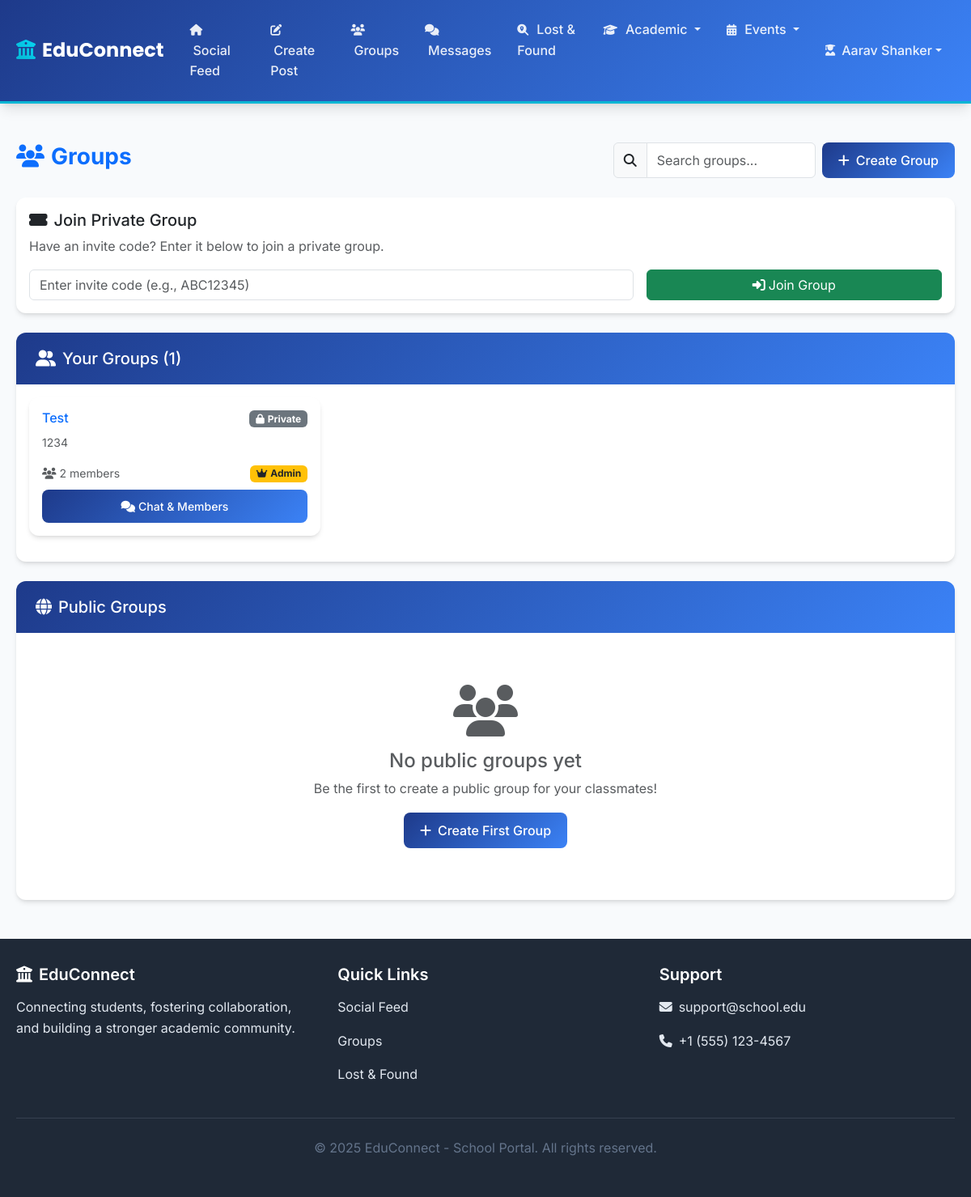
/groups (signed in), run on the app's committed database.
### models.py (models this page shows, shortened)
class Group(db.Model):
    id = db.Column(db.Integer, primary_key=True)
    name = db.Column(db.String(100), nullable=False)
    description = db.Column(db.Text, default='')
    is_private = db.Column(db.Boolean, default=False, nullable=False)
    invite_code = db.Column(db.String(20), unique=True, nullable=True)
    date_created = db.Column(db.DateTime, default=get_ist_now)
    admin_id = db.Column(db.Integer, db.ForeignKey('user.id'), nullable=False)
    memberships = db.relationship('GroupMembership', backref='group', lazy='select', cascade='all, delete-orphan')
    def get_member_count(self):
        return GroupMembership.query.filter_by(group_id=self.id).count()

### routes.py (the view)
@app.route('/groups')
def groups():
    if 'user_id' not in session:
        flash('Please log in to view groups.', 'error')
        return redirect(url_for('login'))
    current_user = User.query.get(session['user_id'])
    if current_user.is_parent:
        flash('Parents cannot access groups. This is a monitoring-only account.', 'warning')
        return redirect(url_for('parent_dashboard'))
    if current_user.is_limited_currently():
        flash('You cannot access groups while your account is limited.', 'warning')
        return redirect(url_for('profile'))
    page = request.args.get('page', 1, type=int)
    per_page = 15  # Show 15 groups per page
    if current_user.is_admin:
        groups_query = Group.query
    else:
        groups_query = Group.query.filter_by(is_private=False)
    public_groups_pagination = groups_query\
        .options(joinedload(Group.admin))\
        .order_by(Group.date_created.desc())\
        .paginate(page=page, per_page=per_page, error_out=False)
    user_groups = current_user.get_groups()
    unread_count = current_user.unread_message_count
    return render_template('groups.html',
                         public_groups=public_groups_pagination.items,
                         pagination=public_groups_pagination,
                         user_groups=user_groups,
                         current_user=current_user,
                         unread_messages=unread_count)

### models.py (called while the page is built, shortened)
    def get_groups(self):
        from sqlalchemy.orm import joinedload
        memberships = GroupMembership.query.filter_by(user_id=self.id).options(joinedload(GroupMembership.group)).all()
        return [membership.group for membership in memberships]

    @property
    def unread_message_count(self):
        return DirectMessage.query.filter_by(receiver_id=self.id, is_read=False).count()

    def is_limited_currently(self):
        if not self.is_limited:
            return False

### routes.py (called while the page is built)
@app.context_processor
def utility_processor():
    def get_user_by_id(user_id):
        if user_id:
            return User.query.get(user_id)
        return None
    def is_logged_in():
        return 'user_id' in session
    def can_access_social_features():
        if 'user_id' not in session:
            return False
        user = User.query.get(session['user_id'])
        return user and not user.is_limited_currently()
    return dict(get_user_by_id=get_user_by_id, is_logged_in=is_logged_in, can_access_social_features=can_access_social_features, datetime=get_ist_now, get_ist_now=get_ist_now)

### templates/groups.html (shortened to what this page needs)
{% extends "base.html" %}
{% block content %}
<div class="row">
    <div class="col-12">
        <div class="d-flex justify-content-between align-items-center mb-4">
            <h1 class="h3 fw-bold text-primary">
                <i class="fas fa-users me-2"></i>Groups
            </h1>
            <div class="d-flex gap-2">
                <div class="input-group" style="width: 250px;">
                    <span class="input-group-text"><i class="fas fa-search"></i></span>
                    <input type="text" class="form-control" id="groupSearch" placeholder="Search groups...">
                </div>
                <a href="{{ url_for('create_group') }}" class="btn btn-primary">
                    <i class="fas fa-plus me-2"></i>Create Group
                </a>
            </div>
        </div>
        <div class="card mb-4">
            <div class="card-body">
                <h5 class="card-title">
                    <i class="fas fa-ticket-alt me-2"></i>Join Private Group
                </h5>
                <p class="text-muted mb-3">Have an invite code? Enter it below to join a private group.</p>
                <form method="POST" action="{{ url_for('join_group') }}" class="row g-3">
                    <div class="col-md-8">
                        <input type="text" class="form-control" name="invite_code" placeholder="Enter invite code (e.g., ABC12345)" required>
                    </div>
                    <div class="col-md-4">
                        <button type="submit" class="btn btn-success w-100">
                            <i class="fas fa-sign-in-alt me-1"></i>Join Group
                        </button>
                    </div>
                </form>
            </div>
        </div>
        {% if user_groups %}
        <div class="card mb-4">
            <div class="card-header">
                <h5 class="mb-0">
                    <i class="fas fa-user-friends me-2"></i>Your Groups ({{ user_groups|length }})
                </h5>
            </div>
            <div class="card-body">
                <div class="row">
                    {% for group in user_groups %}
                    <div class="col-md-6 col-lg-4 mb-3">
                        <div class="card h-100">
                            <div class="card-body">
                                <div class="d-flex align-items-start justify-content-between mb-2">
                                    <h6 class="card-title mb-0">
                                        <a href="{{ url_for('view_group', group_id=group.id) }}" class="text-decoration-none">
                                            {{ group.name }}
                                        </a>
                                    </h6>
                                    {% if group.is_private %}
                                        <span class="badge bg-secondary">
                                            <i class="fas fa-lock me-1"></i>Private
                                        </span>
                                    {% else %}
                                        <span class="badge bg-success">
                                            <i class="fas fa-globe me-1"></i>Public
                                        </span>
                                    {% endif %}
                                </div>
                                {% if group.description %}
                                    <p class="card-text text-muted small">{{ group.description[:80] }}{% if group.description|length > 80 %}...{% endif %}</p>
                                {% endif %}
                                <div class="d-flex justify-content-between align-items-center mb-2">
                                    <small class="text-muted">
                                        <i class="fas fa-users me-1"></i>{{ group.get_member_count() }} members
                                    </small>
                                    {% if group.admin_id == current_user.id %}
                                        <span class="badge bg-warning text-dark">
                                            <i class="fas fa-crown me-1"></i>Admin
                                        </span>
                                    {% endif %}
                                </div>
                                <div class="d-flex gap-1">
                                    <a href="{{ url_for('view_group', group_id=group.id) }}" class="btn btn-primary btn-sm flex-grow-1">
                                        <i class="fas fa-comments me-1"></i>Chat & Members
                                    </a>
                                </div>
                            </div>
                        </div>
                    </div>
                    {% endfor %}
                </div>
            </div>
        </div>
        {% endif %}
        <div class="card">
            <div class="card-header">
                <h5 class="mb-0">
                    {% if current_user.is_admin %}
                        <i class="fas fa-cogs me-2"></i>All Groups (Admin View)
                    {% else %}
                        <i class="fas fa-globe me-2"></i>Public Groups
                    {% endif %}
                </h5>
            </div>
            <div class="card-body">
                {% if public_groups %}
                    <div class="row">
                        {% for group in public_groups %}
                        <div class="col-md-6 col-lg-4 mb-3">
                            <div class="card h-100">
                                <div class="card-body">
                                    <div class="d-flex align-items-start justify-content-between mb-2">
                                        <h6 class="card-title mb-0">
                                            <a href="{{ url_for('view_group', group_id=group.id) }}" class="text-decoration-none">
                                                {{ group.name }}
                                            </a>
                                        </h6>
                                        {% if group.is_private %}
                                            <span class="badge bg-secondary">
                                                <i class="fas fa-lock me-1"></i>Private
                                            </span>
                                        {% else %}
                                            <span class="badge bg-success">
                                                <i class="fas fa-globe me-1"></i>Public
                                            </span>
                                        {% endif %}
                                    </div>
                                    {% if group.description %}
                                        <p class="card-text text-muted small">{{ group.description[:80] }}{% if group.description|length > 80 %}...{% endif %}</p>
                                    {% endif %}
                                    <div class="d-flex justify-content-between align-items-center mb-2">
                                        <small class="text-muted">
                                            <i class="fas fa-users me-1"></i>{{ group.get_member_count() }} members
                                        </small>
                                        <small class="text-muted">
                                            Created {{ group.date_created.strftime('%b %d, %Y') }}
                                        </small>
                                    </div>
                                    {% if not group.is_member(current_user) %}
                                        <div class="d-flex gap-1 mt-2">
                                            {% if not group.is_private %}
                                            <form method="POST" action="{{ url_for('join_group') }}" class="flex-grow-1">
                                                <input type="hidden" name="group_id" value="{{ group.id }}">
                                                <button type="submit" class="btn btn-sm btn-outline-primary w-100">
                                                    <i class="fas fa-plus me-1"></i>Join Group
                                                </button>
                                            </form>
                                            {% else %}
                                            <a href="{{ url_for('view_group', group_id=group.id) }}" class="btn btn-primary btn-sm flex-grow-1">
                                                <i class="fas fa-eye me-1"></i>{% if current_user.is_admin %}View (Admin){% else %}Private{% endif %}
                                            </a>
                                            {% endif %}
                                            {% if current_user.is_admin %}
                                            <a href="{{ url_for('delete_group', group_id=group.id) }}"
                                               class="btn btn-outline-danger btn-sm"
                                               onclick="return confirm('Are you sure you want to delete &quot;{{ group.name }}&quot;? This will delete all messages and cannot be undone.')"
                                               title="Delete Group (Admin)">
                                                <i class="fas fa-trash"></i>
                                            </a>
                                            {% endif %}
                                        </div>
                                    {% else %}
                                        <div class="d-flex gap-1 mt-2">
                                            <a href="{{ url_for('view_group', group_id=group.id) }}" class="btn btn-primary btn-sm flex-grow-1">
                                                <i class="fas fa-comments me-1"></i>Chat & Members
                                            </a>
                                            {% if current_user.is_admin %}
                                            <a href="{{ url_for('delete_group', group_id=group.id) }}"
                                               class="btn btn-outline-danger btn-sm"
                                               onclick="return confirm('Are you sure you want to delete &quot;{{ group.name }}&quot;? This will delete all messages and cannot be undone.')"
                                               title="Delete Group (Admin)">
                                                <i class="fas fa-trash"></i>
                                            </a>
                                            {% endif %}
                                        </div>
                                    {% endif %}
                                </div>
                            </div>
                        </div>
                        {% endfor %}
                    </div>
                {% else %}
                    <div class="text-center py-5">
                        <i class="fas fa-users fa-4x text-muted mb-3"></i>
                        <h4 class="text-muted">No public groups yet</h4>
                        <p class="text-muted">Be the first to create a public group for your classmates!</p>
                        <a href="{{ url_for('create_group') }}" class="btn btn-primary">
                            <i class="fas fa-plus me-2"></i>Create First Group
                        </a>
                    </div>
                {% endif %}
            </div>
        </div>
    </div>
</div>
{% endblock %}

### templates/base.html (style rules this page uses)
:root { --primary-color: #1e3a8a; --secondary-color: #3b82f6; --accent-color: #06b6d4; --success-color: #10b981; --warning-color: #f59e0b; --danger-color: #ef4444; --dark-color: #1f2937; --light-gray: #f8fafc; --medium-gray: #e2e8f0; --text-primary: #1e293b; --text-secondary: #64748b; --border-radius: 12px; --shadow-sm: 0 1px 2px 0 rgb(0 0 0 / 0.05); --shadow-md: 0 4px 6px -1px rgb(0 0 0 / 0.1), 0 2px 4px -2px rgb(0 0 0 / 0.1); --shadow-lg: 0 10px 15px -3px rgb(0 0 0 / 0.1), 0 4px 6px -4px rgb(0 0 0 / 0.1); }
* { box-sizing: border-box; }
body { font-family: 'Inter', -apple-system, BlinkMacSystemFont, sans-serif; background-color: var(--light-gray); color: var(--text-primary); line-height: 1.6; }
.card { border: none; border-radius: var(--border-radius); box-shadow: var(--shadow-md); transition: all 0.3s ease; overflow: hidden; }
.card-header { background: linear-gradient(135deg, var(--primary-color), var(--secondary-color)); color: white; border: none; padding: 1.25rem 1.5rem; font-weight: 600; }
.btn-primary { background: linear-gradient(135deg, var(--primary-color), var(--secondary-color)); border: none; border-radius: 8px; font-weight: 500; padding: 10px 20px; transition: all 0.3s ease; }

### data on the page
Group: name "Test", is_private True (drawn), description "1234", get_member_count "2", shows "Admin"

### other printed values
{{ session.username }} "Aarav Shanker"
{{ user_groups|length }} "1"
